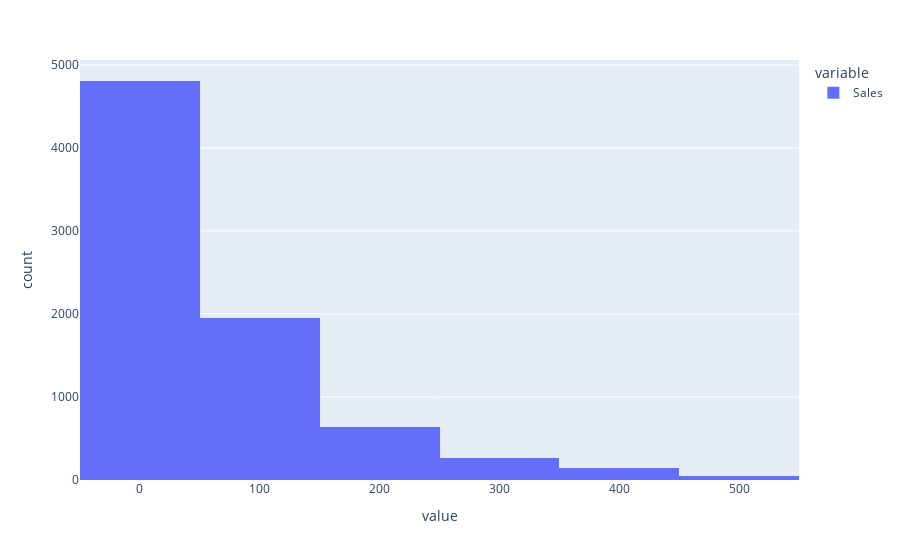

The cell this chart's notebook holds for it:
### Code cell
px.histogram(df_without_outliers['Sales'], nbins=5)

### Figure 1 — Plotly figure (JSON) as saved in the notebook; plotly's stock layout.template omitted (floating-point values rounded to 4 significant figures; data arrays with more than 128 entries replaced by an {"elided": "..."} marker saying what was removed)
{"data": [{"alignmentgroup": "True", "bingroup": "x", "hovertemplate": "variable=Sales<br>value=%{x}<br>count=%{y}<extra></extra>", "legendgroup": "Sales", "marker": {"color": "#636efa", "pattern": {"shape": ""}}, "name": "Sales", "nbinsx": 5, "offsetgroup": "Sales", "orientation": "v", "showlegend": true, "type": "histogram", "x": {"elided": "7874 float values"}, "xaxis": "x", "yaxis": "y"}], "layout": {"barmode": "relative", "legend": {"title": {"text": "variable"}, "tracegroupgap": 0}, "margin": {"t": 60}, "xaxis": {"anchor": "y", "domain": [0, 1], "title": {"text": "value"}}, "yaxis": {"anchor": "x", "domain": [0, 1], "title": {"text": "count"}}}}
